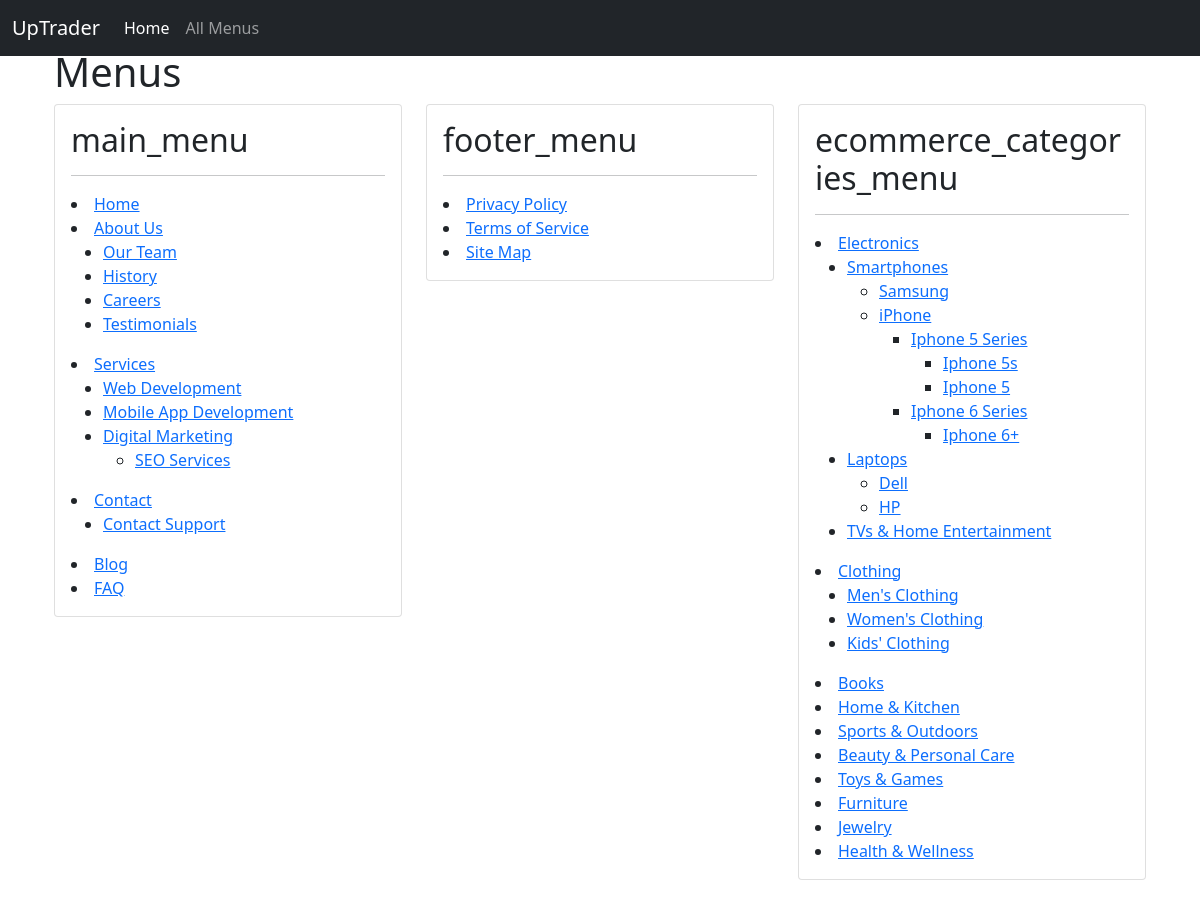
Page /menus on the committed database.
### web/models.py (models this page shows, shortened)
class MenuItem(models.Model):
    title = models.CharField(max_length=100)
    url = models.CharField(max_length=100, blank=True, null=True)
    name = models.CharField(max_length=100, blank=True, null=True)
    parent = models.ForeignKey('self', on_delete=models.CASCADE, null=True, blank=True, related_name='children')
    menu_name = models.CharField(max_length=100)
    def get_absolute_url(self):
        if self.name:
            return reverse(self.name)
        return self.url

### web/views.py (the view)
# urls.py: path("menus",views.menus,name="menus")
def menus(request):
    menus = MenuItem.objects.values_list('menu_name', flat=True).distinct()
    return render(request, 'menus.html', {'menus': menus})

### web/templatetags/menu_tags.py (called while the page is built)
def build_menu_html(request, menu_items):
    html = ''
    for item in menu_items:
        try:
            url = item.get_absolute_url()
        except NoReverseMatch:
            url = '#'
        active = 'active' if request.path == url else ''
        if item.children.exists():
            html += f'<li class="{active}"><a href="{url}">{item.title}</a>'
            html += '<ul>'
            html += build_menu_html(request, item.children.all())
            html += '</ul></li>'
        else:
            html += f'<li class="{active}"><a href="{url}">{item.title}</a></li>'
    return mark_safe(html)

@register.simple_tag(takes_context=True)
def draw_menu(context, menu_name):
    request = context['request']
    root_items = MenuItem.objects.filter(menu_name=menu_name, parent__isnull=True).prefetch_related('children')
    menu_html = build_menu_html(request, root_items)
    return menu_html

### web/templates/menus.html
{% extends 'components/base.html' %}
{% block content %}
<div class="container">
    <h1>Menus</h1>
    <div class="row">
        {% for menu_name in menus %}
        <div class="col-md-4">
            <div class="card mb-4">
                <div class="card-body">
                    <h2 class="card-title">{{ menu_name }}</h2>
                    <hr>
                    {% load menu_tags %}
                    {% draw_menu menu_name %}
                </div>
            </div>
        </div>
        {% endfor %}
    </div>
</div>
{% endblock %}

### web/templates/components/base.html (shortened to what this page needs)
<!DOCTYPE html>
<html lang="en">
<head>
    <link href="https://cdn.jsdelivr.net/npm/bootstrap@5.1.0/dist/css/bootstrap.min.css" rel="stylesheet">
</head>
<body>
    <header>
        <nav class="navbar navbar-expand-md navbar-dark fixed-top bg-dark">
            <div class="container-fluid">
                <a class="navbar-brand" href="#">UpTrader</a>
                <div class="collapse navbar-collapse" id="navbarCollapse">
                    <ul class="navbar-nav me-auto mb-2 mb-md-0">
                        <li class="nav-item">
                            <a class="nav-link active" aria-current="page" href="/">Home</a>
                        </li>
                        <li class="nav-item">
                            <a class="nav-link" href="{% url 'menus' %}">All Menus</a>
                        </li>
                    </ul>
                </div>
            </div>
        </nav>
    </header>
    <main class="flex-shrink-0">
        <div class="container mt-5">
            {% block content %}
            {% endblock %}
        </div>
    </main>
</body>
</html>

### rows in the picture
MenuItem: id+name+url "Home About Us Our Team History Careers Testimonials Services Web Development Mobile App Development Digital Marketing SEO Services Contact Contact Support Blog FAQ"
MenuItem: id+name+url "Privacy Policy Terms of Service Site Map"
MenuItem: id+name+url "Electronics Smartphones Samsung iPhone Iphone 5 Series Iphone 5s Iphone 5 Iphone 6 Series Iphone 6+ Laptops Dell HP TVs & Home Entertainment Clothing Men's Clothing Women's Clothing Kids' Clothing Books Home & Kitchen Sports & Outdoors Beauty & Personal Care Toys & Games Furniture Jewelry Health & Wellness"

### other values in the picture
{{ menu_name }} "main_menu" "footer_menu" "ecommerce_categories_menu"
